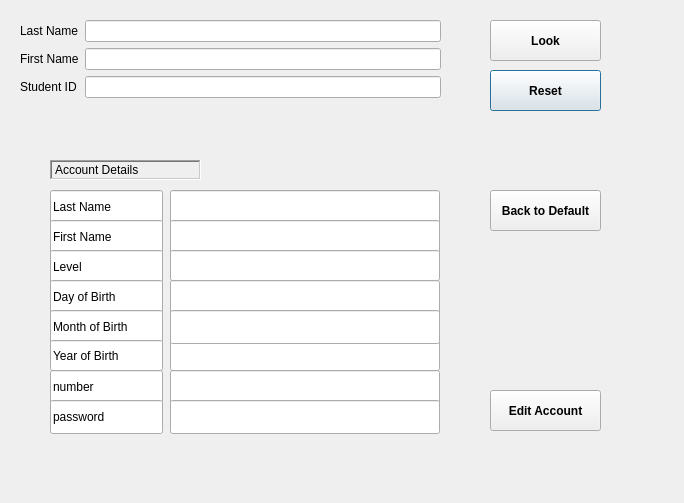
<?xml version="1.0" encoding="UTF-8"?>
<ui version="4.0">
 <class>DialogStudentEdit</class>
 <widget class="QDialog" name="DialogStudentEdit">
  <property name="geometry">
   <rect>
    <x>0</x>
    <y>0</y>
    <width>684</width>
    <height>503</height>
   </rect>
  </property>
  <property name="windowTitle">
   <string>Dialog</string>
  </property>
  <widget class="QLabel" name="label_4">
   <property name="geometry">
    <rect>
     <x>50</x>
     <y>160</y>
     <width>151</width>
     <height>20</height>
    </rect>
   </property>
   <property name="frameShape">
    <enum>QFrame::WinPanel</enum>
   </property>
   <property name="frameShadow">
    <enum>QFrame::Sunken</enum>
   </property>
   <property name="text">
    <string>Account Details</string>
   </property>
  </widget>
  <widget class="QPushButton" name="btnReset">
   <property name="geometry">
    <rect>
     <x>490</x>
     <y>70</y>
     <width>111</width>
     <height>41</height>
    </rect>
   </property>
   <property name="font">
    <font>
     <bold>true</bold>
    </font>
   </property>
   <property name="cursor">
    <cursorShape>PointingHandCursor</cursorShape>
   </property>
   <property name="text">
    <string>Reset</string>
   </property>
  </widget>
  <widget class="QWidget" name="formLayoutWidget">
   <property name="geometry">
    <rect>
     <x>20</x>
     <y>20</y>
     <width>421</width>
     <height>134</height>
    </rect>
   </property>
   <layout class="QFormLayout" name="formLayout">
    <item row="0" column="1">
     <widget class="QLineEdit" name="lineEdit_Lname"/>
    </item>
    <item row="1" column="0">
     <widget class="QLabel" name="label_2">
      <property name="text">
       <string>First Name</string>
      </property>
     </widget>
    </item>
    <item row="1" column="1">
     <widget class="QLineEdit" name="lineEdit_Fname"/>
    </item>
    <item row="2" column="0">
     <widget class="QLabel" name="label_3">
      <property name="text">
       <string>Student ID</string>
      </property>
     </widget>
    </item>
    <item row="2" column="1">
     <widget class="QLineEdit" name="lineEdit_ID"/>
    </item>
    <item row="0" column="0">
     <widget class="QLabel" name="label">
      <property name="text">
       <string>Last Name</string>
      </property>
     </widget>
    </item>
   </layout>
  </widget>
  <widget class="QPushButton" name="btnLook">
   <property name="geometry">
    <rect>
     <x>490</x>
     <y>20</y>
     <width>111</width>
     <height>41</height>
    </rect>
   </property>
   <property name="font">
    <font>
     <bold>true</bold>
    </font>
   </property>
   <property name="cursor">
    <cursorShape>PointingHandCursor</cursorShape>
   </property>
   <property name="text">
    <string>Look</string>
   </property>
  </widget>
  <widget class="QPushButton" name="btnEdit">
   <property name="geometry">
    <rect>
     <x>490</x>
     <y>390</y>
     <width>111</width>
     <height>41</height>
    </rect>
   </property>
   <property name="font">
    <font>
     <bold>true</bold>
    </font>
   </property>
   <property name="cursor">
    <cursorShape>PointingHandCursor</cursorShape>
   </property>
   <property name="text">
    <string>Edit Account</string>
   </property>
  </widget>
  <widget class="QLineEdit" name="lineEdit">
   <property name="geometry">
    <rect>
     <x>50</x>
     <y>190</y>
     <width>113</width>
     <height>34</height>
    </rect>
   </property>
   <property name="text">
    <string>Last Name</string>
   </property>
   <property name="readOnly">
    <bool>true</bool>
   </property>
  </widget>
  <widget class="QLineEdit" name="lineEdit_2">
   <property name="geometry">
    <rect>
     <x>50</x>
     <y>220</y>
     <width>113</width>
     <height>34</height>
    </rect>
   </property>
   <property name="text">
    <string>First Name</string>
   </property>
   <property name="readOnly">
    <bool>true</bool>
   </property>
  </widget>
  <widget class="QLineEdit" name="level_2">
   <property name="geometry">
    <rect>
     <x>50</x>
     <y>250</y>
     <width>113</width>
     <height>34</height>
    </rect>
   </property>
   <property name="text">
    <string>Level</string>
   </property>
   <property name="readOnly">
    <bool>true</bool>
   </property>
  </widget>
  <widget class="QLineEdit" name="lineEdit_4">
   <property name="geometry">
    <rect>
     <x>50</x>
     <y>280</y>
     <width>113</width>
     <height>34</height>
    </rect>
   </property>
   <property name="text">
    <string>Day of Birth</string>
   </property>
   <property name="readOnly">
    <bool>true</bool>
   </property>
  </widget>
  <widget class="QLineEdit" name="lineEdit_5">
   <property name="geometry">
    <rect>
     <x>50</x>
     <y>310</y>
     <width>113</width>
     <height>34</height>
    </rect>
   </property>
   <property name="text">
    <string>Month of Birth</string>
   </property>
   <property name="readOnly">
    <bool>true</bool>
   </property>
  </widget>
  <widget class="QLineEdit" name="lineEdit_6">
   <property name="geometry">
    <rect>
     <x>50</x>
     <y>340</y>
     <width>113</width>
     <height>31</height>
    </rect>
   </property>
   <property name="text">
    <string>Year of Birth</string>
   </property>
   <property name="readOnly">
    <bool>true</bool>
   </property>
  </widget>
  <widget class="QLineEdit" name="lineEdit_8">
   <property name="geometry">
    <rect>
     <x>50</x>
     <y>370</y>
     <width>113</width>
     <height>34</height>
    </rect>
   </property>
   <property name="text">
    <string>number</string>
   </property>
   <property name="readOnly">
    <bool>true</bool>
   </property>
  </widget>
  <widget class="QLineEdit" name="day">
   <property name="geometry">
    <rect>
     <x>170</x>
     <y>280</y>
     <width>270</width>
     <height>34</height>
    </rect>
   </property>
   <property name="text">
    <string/>
   </property>
  </widget>
  <widget class="QLineEdit" name="Lname">
   <property name="geometry">
    <rect>
     <x>170</x>
     <y>190</y>
     <width>270</width>
     <height>34</height>
    </rect>
   </property>
   <property name="text">
    <string/>
   </property>
  </widget>
  <widget class="QLineEdit" name="Fname">
   <property name="geometry">
    <rect>
     <x>170</x>
     <y>220</y>
     <width>270</width>
     <height>34</height>
    </rect>
   </property>
   <property name="text">
    <string/>
   </property>
  </widget>
  <widget class="QLineEdit" name="year">
   <property name="geometry">
    <rect>
     <x>170</x>
     <y>340</y>
     <width>270</width>
     <height>31</height>
    </rect>
   </property>
   <property name="text">
    <string/>
   </property>
  </widget>
  <widget class="QLineEdit" name="number">
   <property name="geometry">
    <rect>
     <x>170</x>
     <y>370</y>
     <width>270</width>
     <height>34</height>
    </rect>
   </property>
   <property name="text">
    <string/>
   </property>
  </widget>
  <widget class="QLineEdit" name="month">
   <property name="geometry">
    <rect>
     <x>170</x>
     <y>310</y>
     <width>270</width>
     <height>34</height>
    </rect>
   </property>
   <property name="text">
    <string/>
   </property>
  </widget>
  <widget class="QLineEdit" name="level">
   <property name="geometry">
    <rect>
     <x>170</x>
     <y>250</y>
     <width>270</width>
     <height>31</height>
    </rect>
   </property>
   <property name="text">
    <string/>
   </property>
  </widget>
  <widget class="QPushButton" name="btnDefault">
   <property name="geometry">
    <rect>
     <x>490</x>
     <y>190</y>
     <width>111</width>
     <height>41</height>
    </rect>
   </property>
   <property name="font">
    <font>
     <bold>true</bold>
    </font>
   </property>
   <property name="cursor">
    <cursorShape>PointingHandCursor</cursorShape>
   </property>
   <property name="text">
    <string>Back to Default</string>
   </property>
  </widget>
  <widget class="QLineEdit" name="lineEdit_9">
   <property name="geometry">
    <rect>
     <x>50</x>
     <y>400</y>
     <width>113</width>
     <height>34</height>
    </rect>
   </property>
   <property name="text">
    <string>password</string>
   </property>
   <property name="readOnly">
    <bool>true</bool>
   </property>
  </widget>
  <widget class="QLineEdit" name="password">
   <property name="geometry">
    <rect>
     <x>170</x>
     <y>400</y>
     <width>270</width>
     <height>34</height>
    </rect>
   </property>
   <property name="text">
    <string/>
   </property>
  </widget>
 </widget>
 <resources/>
 <connections/>
</ui>
